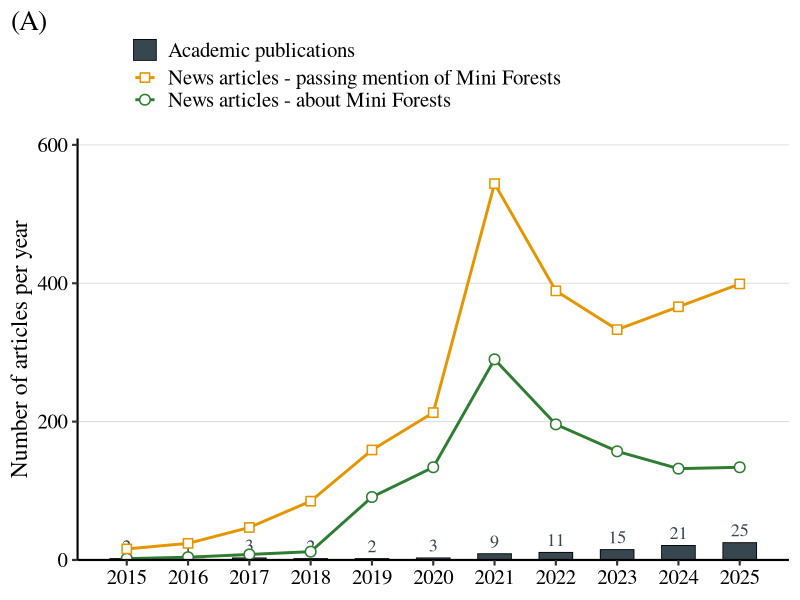
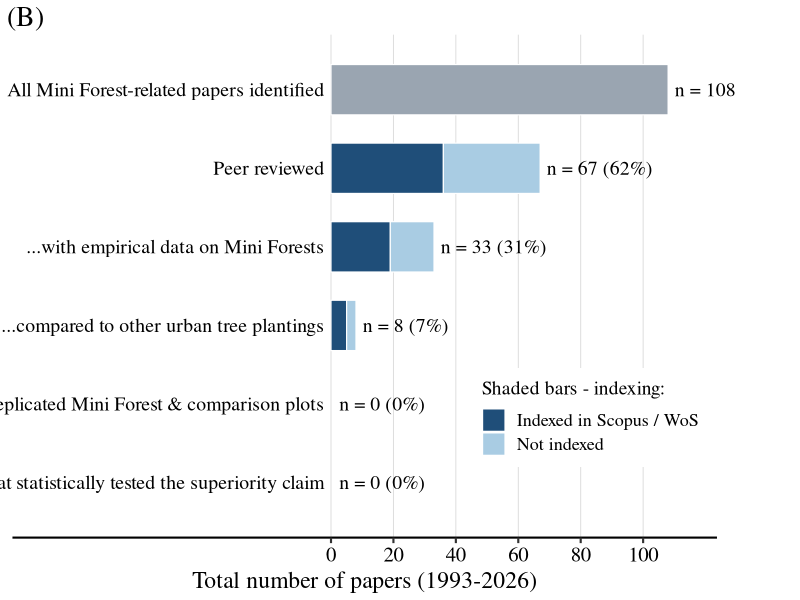
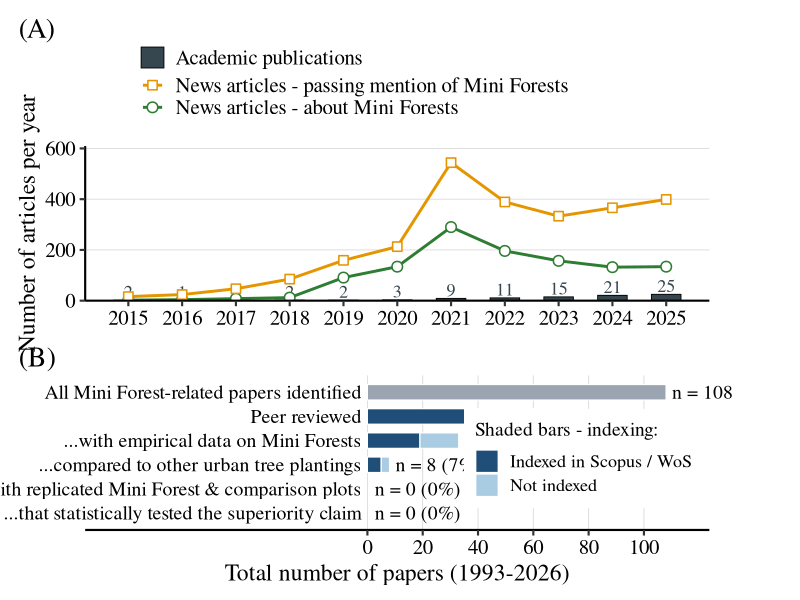
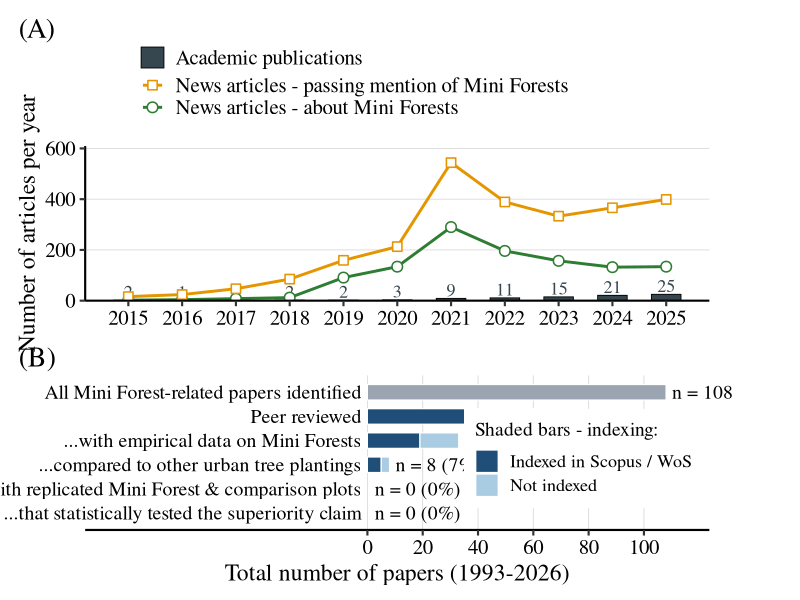
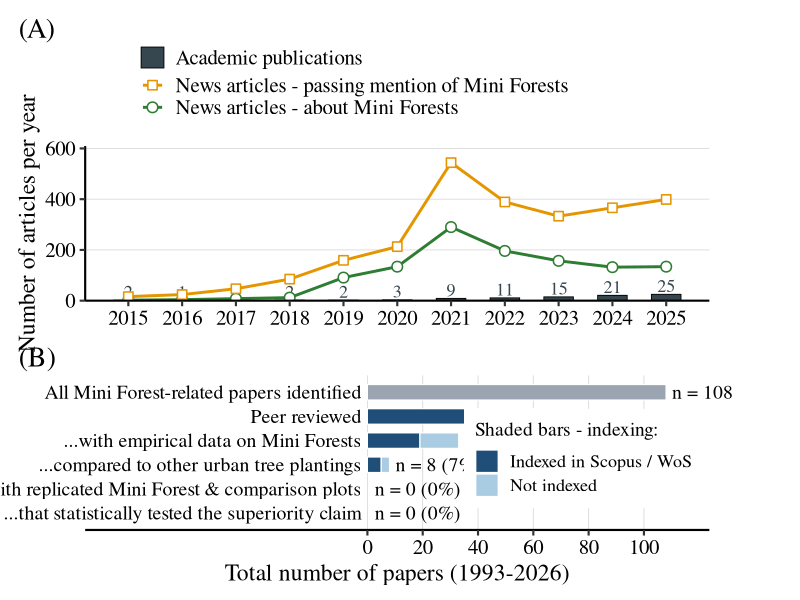
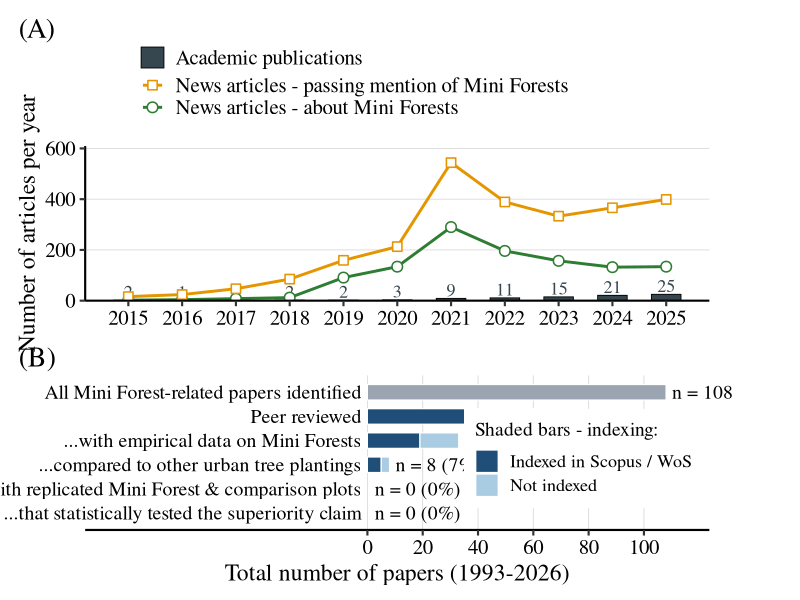

Write the R code that produced these figures, in order.
################################################################################
# 01_Fig1_media_vs_research.R
#
# FIGURE 1 - Media attention vs. academic research on Mini Forests
#   Panel A - news articles per year (lines) vs. academic publications (bars), 2015-2025
#   Panel B - nested evidence funnel across all Mini Forest papers identified
#
# Data in:
#   papers - Mini_Forest_academic_corpus.xlsx, sheet "Paper_analysis"
#   media  - Mini_Forest_merged_media_corpus.xlsx,  sheet "Merged_corpus"
#
# Figure out:
#   Figure1_mini_forest_media_vs_research_2015-2025.{pdf,png,svg}
#
# Style: Times New Roman throughout, enlarged text, Panel A legend ABOVE the panel.
# Run one STEP at a time and look at the objects flagged with "# <-- look:".
################################################################################


################################################################################
# STEP 1 - Packages
################################################################################

library(readxl)                                                                  # read the two .xlsx workbooks
library(ggplot2)                                                                 # all plotting
library(patchwork)                                                               # stack Panel A over Panel B
library(svglite)                                                                 # .svg export with live text
library(ragg)                                                                    # .png export with system fonts (Times New Roman)


################################################################################
# STEP 2 - Read the ADJUSTED paper analysis (108 records, all publication years)
################################################################################

paper_raw <- read_excel("data/Mini_Forest_academic_corpus.xlsx",
                       sheet = "Paper_analysis", .name_repair = "minimal")       # adjusted workbook - the one figure numbers come from
names(paper_raw) <- trimws(names(paper_raw))                                     # a few headers carry trailing spaces ("Peer reviewed? ")
names(paper_raw)                                                                 # <-- look: confirm the 31 column names below still match the sheet
nrow(paper_raw)                                                                  # <-- look: 108 data rows


################################################################################
# STEP 3 - Build one tidy paper-level data frame, columns addressed BY NAME
#          Every screening column is Yes/No text -> convert to TRUE/FALSE here.
################################################################################

papers <- data.frame(
  Authors   = as.character(paper_raw$`Authors`),                                                                   # first author string
  Year      = as.integer(regmatches(as.character(paper_raw$`Year`), regexpr("[0-9]{4}", as.character(paper_raw$`Year`)))),  # first 4-digit year in the cell
  indexed   = grepl("^yes", tolower(trimws(as.character(paper_raw$`Index`)))),                                     # indexed in Scopus or Web of Science
  empirical = grepl("^yes", tolower(trimws(as.character(paper_raw$`Empirical data on Miyawaki forest?`)))),         # reported field-measured data
  peer_rev  = grepl("^yes", tolower(trimws(as.character(paper_raw$`Peer reviewed?`)))),                            # peer reviewed
  comp_tree = grepl("^yes", tolower(trimws(as.character(paper_raw$`Comparison to other types of urban tree planting?`)))),  # compared to another urban tree planting
  rep_mini  = grepl("^yes", tolower(trimws(as.character(paper_raw$`Replicated Miyawaki forests?`)))),              # >1 replicated Mini Forest
  rep_comp  = grepl("^yes", tolower(trimws(as.character(paper_raw$`Replicated Comparison plots?`)))),              # >1 replicated comparison plot
  stat_tree = grepl("^yes", tolower(trimws(as.character(paper_raw$`Statistical tests of claim against other types of urban tree planting?`)))),  # stats vs. tree planting
  stat_gree = grepl("^yes", tolower(trimws(as.character(paper_raw$`Statistical tests of claim against other types of urban greening?`)))),       # stats vs. urban greening
  stringsAsFactors = FALSE)

papers <- papers[!is.na(papers$Authors) & papers$Authors != "NA", ]              # drop any blank spacer rows at the bottom of the sheet
nrow(papers)                                                                     # <-- look: 108 papers carried forward
range(papers$Year, na.rm = TRUE)                                                 # <-- look: full publication-year span used in the Panel B axis title
head(papers, 3)                                                                  # <-- look: one row per paper, screening columns now TRUE/FALSE (View(papers) for all 108)


################################################################################
# STEP 4 - Academic publications per year, 2015-2025 (the Panel A bars)
################################################################################

acad_by_year <- as.data.frame(table(factor(papers$Year, levels = 2015:2025)))    # count papers per year, keeping empty years as 0
names(acad_by_year) <- c("Year", "n_papers")                                     # rename the table() output columns
acad_by_year$Year <- as.integer(as.character(acad_by_year$Year))                 # factor level -> integer year for the x axis
acad_by_year                                                                     # <-- look: 2015=2 ... 2021=9 ... 2025=25
sum(acad_by_year$n_papers)                                                       # <-- look: 94 papers fall inside the 2015-2025 window


################################################################################
# STEP 5 - News articles per year, 2015-2025 (the Panel A lines)
#          "about"   = classification Miyawaki + Likely_Miyawaki
#          "passing" = classification Passing_Mention
################################################################################

media <- read_excel("data/Mini_Forest_merged_media_corpus.xlsx",
                    sheet = "Merged_corpus")                                     # 5,075 de-replicated MediaCloud + ProQuest records
media$year <- suppressWarnings(as.integer(media$year))                           # year arrives as text in some rows
nrow(media)                                                                      # <-- look: 5075 media records before any filtering

about_by_year <- as.data.frame(table(factor(media$year[media$classification %in% c("Miyawaki", "Likely_Miyawaki")], levels = 2015:2025)))  # articles ABOUT Mini Forests
names(about_by_year) <- c("Year", "n_about")                                     # rename the table() output columns
about_by_year$Year <- as.integer(as.character(about_by_year$Year))               # factor level -> integer year
sum(about_by_year$n_about)                                                       # <-- look: 1,160 articles about Mini Forests

passing_by_year <- as.data.frame(table(factor(media$year[media$classification == "Passing_Mention"], levels = 2015:2025)))                 # articles with a PASSING mention
names(passing_by_year) <- c("Year", "n_passing")                                 # rename the table() output columns
passing_by_year$Year <- as.integer(as.character(passing_by_year$Year))           # factor level -> integer year
sum(passing_by_year$n_passing)                                                   # <-- look: 2,575 passing-mention articles


################################################################################
# STEP 6 - Assemble the two Panel A plotting frames
################################################################################

panelA_bars <- acad_by_year                                                      # bars: one row per year, n_papers
panelA_bars                                                                      # <-- look: the numbers printed above each bar

panelA_lines <- rbind(
  data.frame(Year = about_by_year$Year,   n = about_by_year$n_about,     series = "News articles - about Mini Forests"),          # green line
  data.frame(Year = passing_by_year$Year, n = passing_by_year$n_passing, series = "News articles - passing mention of Mini Forests"))  # amber line
panelA_lines$series <- factor(panelA_lines$series,
  levels = c("News articles - passing mention of Mini Forests",                  # amber listed first so it sits on top of the legend stack
             "News articles - about Mini Forests"))                              # green listed second, matching the example figure
panelA_lines                                                                     # <-- look: 22 rows = 11 years x 2 series

y_top_A <- max(panelA_lines$n) * 1.12                                            # headroom above the tallest (2021 passing-mention) point


################################################################################
# STEP 7 - PANEL A: bars = academic publications, lines = news articles
#          Times New Roman, enlarged text, legend stacked ABOVE the panel.
################################################################################

panelA <- ggplot() +
  geom_col(data = panelA_bars, aes(Year, n_papers, fill = "Academic publications"),
           width = 0.55, colour = "black", linewidth = 0.3) +                    # charcoal bars, one per year
  geom_text(data = panelA_bars, aes(Year, n_papers + y_top_A * 0.015, label = n_papers),
            vjust = 0, size = 4.6, family = "Times", colour = "#37474F") +       # print the paper count above each bar
  geom_line(data = panelA_lines, aes(Year, n, colour = series), linewidth = 1.0) +   # the two media trend lines
  geom_point(data = panelA_lines, aes(Year, n, colour = series, shape = series),
             size = 3.0, stroke = 0.8, fill = "white") +                         # open squares (passing) / open circles (about)
  scale_fill_manual(NULL, values = c("Academic publications" = "#37474F")) +     # charcoal; label kept short, n reported in the figure legend
  scale_colour_manual(NULL, values = c("News articles - passing mention of Mini Forests" = "#E59500",   # amber
                                       "News articles - about Mini Forests"              = "#2E7D32")) + # green
  scale_shape_manual(NULL, values = c("News articles - passing mention of Mini Forests" = 22,           # open square
                                      "News articles - about Mini Forests"              = 21)) +        # open circle
  scale_x_continuous(breaks = 2015:2025) +                                       # one tick per year
  scale_y_continuous(limits = c(0, y_top_A), breaks = seq(0, 600, 200), expand = expansion(mult = c(0, 0))) +  # 0/200/400/600 as in the example
  guides(fill   = guide_legend(order = 1, direction = "vertical"),                # bars key first...
         colour = guide_legend(order = 2, direction = "vertical"),                # ...then the two media lines, one per row
         shape  = guide_legend(order = 2, direction = "vertical")) +              # shape merges into the colour key
  labs(x = NULL, y = "Number of articles per year", title = "(A)") +             # panel letter only - all wording lives in the figure legend
  theme_classic(base_size = 16, base_family = "Times") +                         # Times New Roman, enlarged base text
  theme(plot.title = element_text(size = 20, hjust = 0, margin = margin(b = 2)), # "(A)" sits at the far left, above the legend
        plot.title.position = "plot",                                            # align "(A)" to the panel edge, not the axis
        axis.title = element_text(size = 17),                                    # y-axis title
        axis.text = element_text(size = 15, colour = "black"),                   # year and count tick labels
        legend.position = "top",                                                 # <-- legend ABOVE the graph
        legend.justification = "left",                                           # left-aligned under "(A)"
        legend.box = "vertical",                                                 # the three keys stack as three rows
        legend.box.just = "left",                                                # ...all flush left
        legend.spacing.y = unit(0, "pt"),                                        # keep the three rows tight together
        legend.margin = margin(t = 0, r = 0, b = 4, l = 40),                     # indent the legend block, as in the example
        legend.text = element_text(size = 15),                                   # enlarged legend text
        legend.key.height = unit(16, "pt"),                                      # row height for the stacked keys
        panel.grid.major.y = element_line(colour = "grey85", linewidth = 0.3))   # faint horizontal guides

print(panelA)                                                                    # <-- look: legend above, Times text, bars labelled 2..25


################################################################################
# STEP 8 - PANEL B tiers: nested evidence funnel (all publication years)
#          Each tier is a strict subset of the tier above it.
################################################################################

tier1 <- papers                                                                                          # all Mini Forest-related papers identified
tier2 <- tier1[tier1$peer_rev, ]                                                                         # ...peer reviewed
tier3 <- tier2[tier2$empirical, ]                                                                        # ...with empirical data on Mini Forests
tier4 <- tier3[tier3$comp_tree, ]                                                                        # ...compared to other urban tree plantings
tier5 <- tier4[tier4$rep_mini & tier4$rep_comp, ]                                                        # ...with replicated Mini Forest AND comparison plots
tier6 <- tier5[tier5$stat_tree | tier5$stat_gree, ]                                                      # ...that statistically tested the superiority claim

funnel <- data.frame(
  label = c("All Mini Forest-related papers identified",                                                 # tier 1
            "Peer reviewed",                                                                             # tier 2
            "...with empirical data on Mini Forests",                                                    # tier 3
            "...compared to other urban tree plantings",                                                 # tier 4
            "...with replicated Mini Forest & comparison plots",                                         # tier 5
            "...that statistically tested the superiority claim"),                                       # tier 6
  n = c(nrow(tier1), nrow(tier2), nrow(tier3), nrow(tier4), nrow(tier5), nrow(tier6)),                   # papers surviving each filter
  n_indexed = c(NA, sum(tier2$indexed), sum(tier3$indexed), sum(tier4$indexed), sum(tier5$indexed), sum(tier6$indexed)),  # Scopus/WoS share; NA = tier 1 is not split
  stringsAsFactors = FALSE)

funnel$n_notindexed <- funnel$n - funnel$n_indexed                                                       # the light-blue remainder of each bar
funnel$yp <- 5:0                                                                                         # tier 1 plots at the top of the panel
funnel$pct <- funnel$n / funnel$n[1] * 100                                                               # each tier as a % of all papers identified
n_all <- funnel$n[1]                                                                                     # total papers identified; used to place the Panel B labels
funnel$right_lab <- c(sprintf("n = %d", funnel$n[1]),                                                    # tier 1 label carries no percent
                      sprintf("n = %d (%.0f%%)", funnel$n[-1], funnel$pct[-1]))                          # tiers 2-6 carry n and percent
funnel[, c("label", "n", "n_indexed", "n_notindexed")]                                                   # <-- look: 108, 67, 32, 9, 1, 0


################################################################################
# STEP 9 - PANEL B bar segments, written out one tier at a time
#          Tier 1 = single grey bar. Tiers 2-5 = dark (indexed) + light (not indexed).
#          Tier 6 is n = 0, so it gets no rectangle - only its right-hand label.
################################################################################

funnel_seg <- rbind(
  data.frame(yp = 5, xmin = 0,                  xmax = funnel$n[1],         fill = "All papers identified"),        # tier 1: one grey bar
  data.frame(yp = 4, xmin = 0,                  xmax = funnel$n_indexed[2], fill = "Indexed in Scopus / WoS"),      # tier 2 indexed
  data.frame(yp = 4, xmin = funnel$n_indexed[2], xmax = funnel$n[2],        fill = "Not indexed"),                  # tier 2 not indexed
  data.frame(yp = 3, xmin = 0,                  xmax = funnel$n_indexed[3], fill = "Indexed in Scopus / WoS"),      # tier 3 indexed
  data.frame(yp = 3, xmin = funnel$n_indexed[3], xmax = funnel$n[3],        fill = "Not indexed"),                  # tier 3 not indexed
  data.frame(yp = 2, xmin = 0,                  xmax = funnel$n_indexed[4], fill = "Indexed in Scopus / WoS"),      # tier 4 indexed
  data.frame(yp = 2, xmin = funnel$n_indexed[4], xmax = funnel$n[4],        fill = "Not indexed"),                  # tier 4 not indexed
  data.frame(yp = 1, xmin = 0,                  xmax = funnel$n_indexed[5], fill = "Indexed in Scopus / WoS"),      # tier 5 indexed
  data.frame(yp = 1, xmin = funnel$n_indexed[5], xmax = funnel$n[5],        fill = "Not indexed"))                  # tier 5 not indexed
funnel_seg <- funnel_seg[funnel_seg$xmax > funnel_seg$xmin, ]                                            # drop any zero-width segment
funnel_seg$fill <- factor(funnel_seg$fill, levels = c("All papers identified", "Indexed in Scopus / WoS", "Not indexed"))  # legend order
funnel_seg                                                                                                # <-- look: 8 rectangles after the zero-width drop


################################################################################
# STEP 10 - PANEL B: horizontal nested funnel, Times New Roman, enlarged text
################################################################################

panelB <- ggplot() +
  geom_rect(data = funnel_seg, aes(xmin = xmin, xmax = xmax, ymin = yp - 0.32, ymax = yp + 0.32, fill = fill),
            colour = "white", linewidth = 0.4) +                                 # the stacked tier bars
  geom_text(data = funnel, aes(x = pmax(n, 0.5) + n_all * 0.02, y = yp, label = right_lab),
            hjust = 0, size = 5.0, family = "Times", colour = "black") +         # n (and %) to the right of each bar
  geom_text(data = funnel, aes(x = -n_all * 0.02, y = yp, label = label),
            hjust = 1, size = 5.0, family = "Times", colour = "black") +         # tier wording to the left of the axis
  scale_fill_manual(NULL, values = c("All papers identified"    = "#9AA5B1",     # grey
                                     "Indexed in Scopus / WoS"  = "#1F4E79",     # deep blue
                                     "Not indexed"              = "#A9CCE3"),    # light blue
                    breaks = c("Indexed in Scopus / WoS", "Not indexed")) +      # legend shows only the indexing split
  scale_x_continuous(breaks = seq(0, 100, 20)) +                                 # 0,20,...,100 papers
  scale_y_continuous(expand = c(0, 0)) +                                         # no padding above/below the bar block
  coord_cartesian(xlim = c(-n_all * 0.85, n_all * 1.05),             # negative x space holds the left-hand tier labels
                  ylim = c(-0.7, 5.7), clip = "off") +                           # clip = "off" lets the n labels overflow the panel
  labs(x = sprintf("Total number of papers (%d-%d)", min(papers$Year, na.rm = TRUE), max(papers$Year, na.rm = TRUE)),  # span taken from the data
       y = NULL, title = "(B)") +                                                # panel letter only
  guides(fill = guide_legend(title = "Shaded bars - indexing:", title.position = "top")) +  # small key in the lower right
  theme_classic(base_size = 16, base_family = "Times") +                         # Times New Roman, enlarged base text
  theme(plot.title = element_text(size = 20, hjust = 0, margin = margin(b = 2)), # "(B)" at the far left
        plot.title.position = "plot",                                            # align "(B)" to the panel edge
        axis.title.x = element_text(size = 17),                                  # "Total number of papers (...)"
        axis.text.x = element_text(size = 15, colour = "black"),                 # 0-100 tick labels
        axis.line.y = element_blank(), axis.ticks.y = element_blank(), axis.text.y = element_blank(),  # tier labels replace the y axis
        panel.grid.major.x = element_line(colour = "grey85", linewidth = 0.3),   # faint vertical guides
        legend.position = c(0.99, 0.14), legend.justification = c(1, 0),         # key tucked into the empty lower-right corner
        legend.title = element_text(size = 14), legend.text = element_text(size = 13),  # enlarged but subordinate to the panel text
        plot.margin = margin(t = 5, r = 60, b = 5, l = 5))                       # right margin holds the overflowing n labels

print(panelB)                                                                    # <-- look: six tiers, labels legible, nothing clipped


################################################################################
# STEP 11 - Stack the two panels
################################################################################

figure1 <- panelA / panelB + plot_layout(heights = c(1, 1))                      # Panel A over Panel B, equal height
print(figure1)                                                                   # <-- look: the assembled Figure 1


################################################################################
# STEP 12 - Save Figure 1 (pdf for the manuscript, png to preview, svg to edit)
################################################################################

ggsave("Figure1_mini_forest_media_vs_research_2015-2025.pdf",
       figure1, width = 10, height = 9.5, device = "pdf", family = "Times")      # "pdf" + family = "Times" keeps the text live and editable

ggsave("Figure1_mini_forest_media_vs_research_2015-2025.png",
       figure1, width = 10, height = 9.5, dpi = 300, device = ragg::agg_png)     # 300 dpi preview

ggsave("Figure1_mini_forest_media_vs_research_2015-2025.svg",
       figure1, width = 10, height = 9.5, device = svglite::svglite)             # editable text for Illustrator touch-ups


################################################################################
# STEP 13 - Numbers to quote in the figure legend
################################################################################

figure1_numbers <- data.frame(
  quantity = c("Academic publications, 2015-2025 window",                        # charcoal bars
               "News articles about Mini Forests, 2015-2025",                    # green line
               "News articles passing mention, 2015-2025",                       # amber line
               "Media records screened",                                         # denominator of the media corpus
               "All Mini Forest-related papers identified",                      # Panel B tier 1
               "Peer reviewed",                                                  # Panel B tier 2
               "...with empirical data on Mini Forests",                         # Panel B tier 3
               "...compared to other urban tree plantings",                      # Panel B tier 4
               "...with replicated Mini Forest & comparison plots",              # Panel B tier 5
               "...that statistically tested the superiority claim"),            # Panel B tier 6
  value = c(sum(acad_by_year$n_papers), sum(about_by_year$n_about), sum(passing_by_year$n_passing),
            nrow(media), funnel$n[1], funnel$n[2], funnel$n[3], funnel$n[4], funnel$n[5], funnel$n[6]),
  stringsAsFactors = FALSE)
figure1_numbers                                                                  # <-- look: every n cited in the Figure 1 legend
